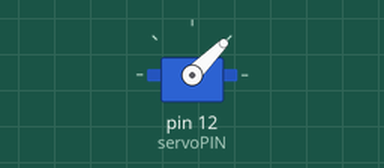
A program run on a simulated Raspberry Pi (header pin numbers). Shown: servo. Servo angles are drawn from the pulse width (0.5 ms = 0°, 2.5 ms = 180°). At 2.0 s the program stops and its outputs stay as they are.

Above: at 0.1 s.
At 1.1 s:
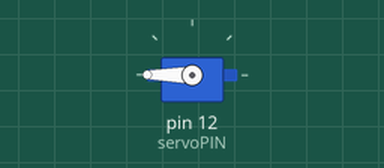
Timing chart, 0 to 2.6 s (numbered marks = the images above):
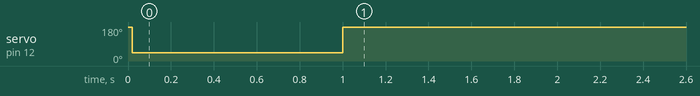

The program:

lab_door.py
```python
#!/usr/bin/env python3
import RPi.GPIO as GPIO
import time

servoPIN = 12
vccPIN = 8
GPIO.setmode(GPIO.BOARD)
GPIO.setup(servoPIN, GPIO.OUT)
GPIO.setup(vccPIN, GPIO.OUT)
p = GPIO.PWM(servoPIN, 50)  # GPIO 17 for PWM with 50Hz
p.start(12.5)  # Initialization with %2.5

def open_door(open_angle=5.0, interval=1.0):
  GPIO.output(vccPIN, GPIO.HIGH)
  p.ChangeDutyCycle(5.0)
  time.sleep(interval)
  p.ChangeDutyCycle(12.5)
  time.sleep(interval)
  GPIO.output(vccPIN, GPIO.LOW)

if __name__ == "__main__":
    open_door()
```

Measured:
- by itself, servo on pin 12 (servoPIN): 180° → 45° at 0.02 s, → 180° 0.98 s later
